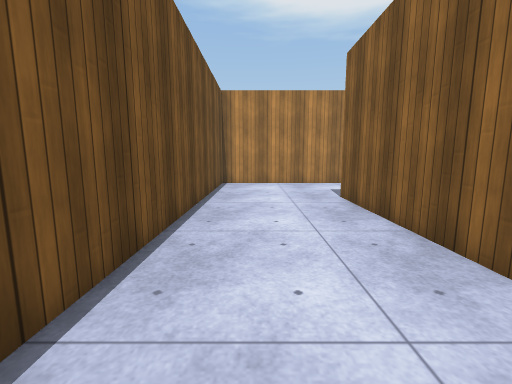
View 1 (above)

14 first-person views from a walk through a 3-D level made in the Unity game engine. The camera is 1.2 m above the floor, tilts 8° down and sees 90° across. The floor is counted in squares, 1 m on a side. Each view is taken from the middle of a square. On the plan, view 1 faces up. The plan holds only what a view shows up to about 12 squares ahead; the rest is blank. The place goes on beyond the plan. The player is left out. Surface patterns are stand-ins for the level's own textures.

View 2
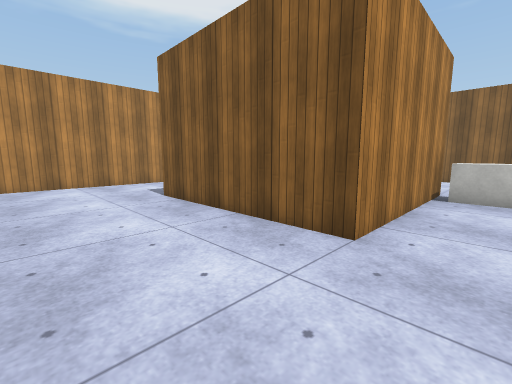

View 3
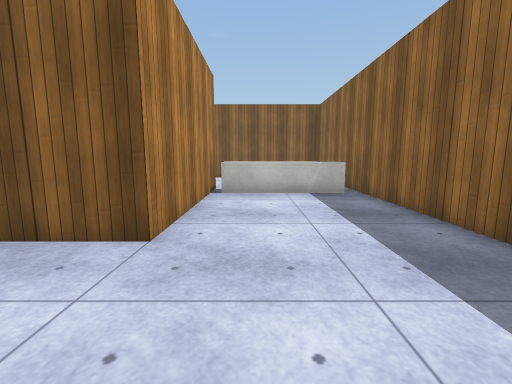

View 4
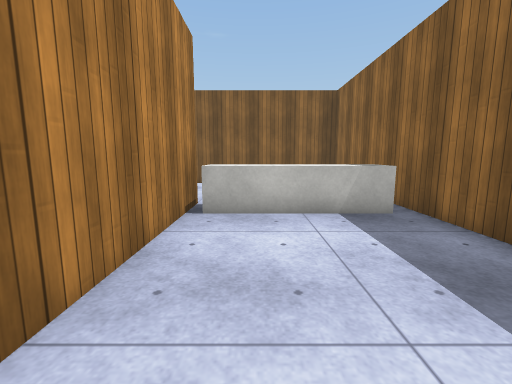

View 5
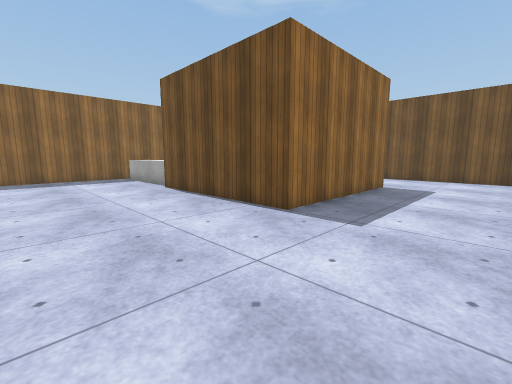

View 6
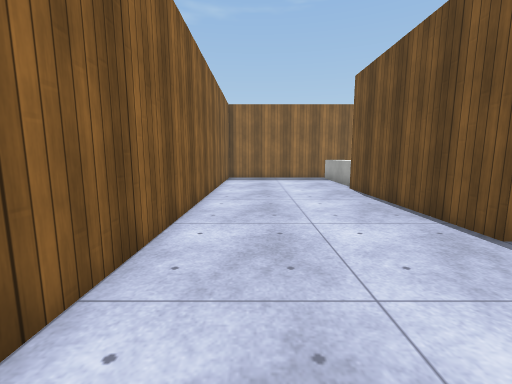

View 7
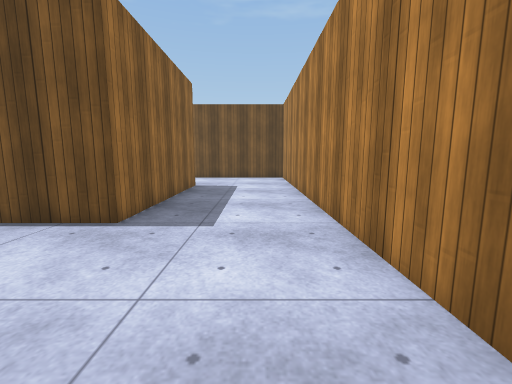

View 8
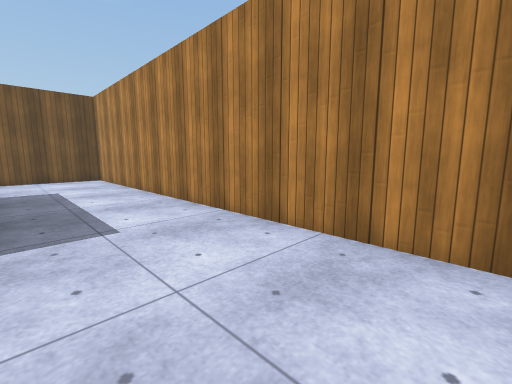

View 9
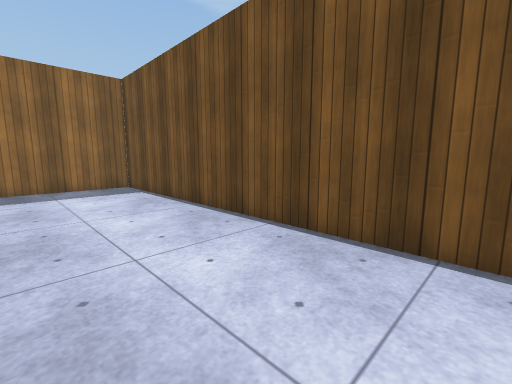

View 10
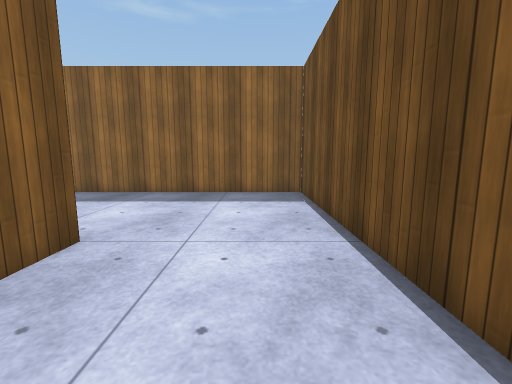

View 11
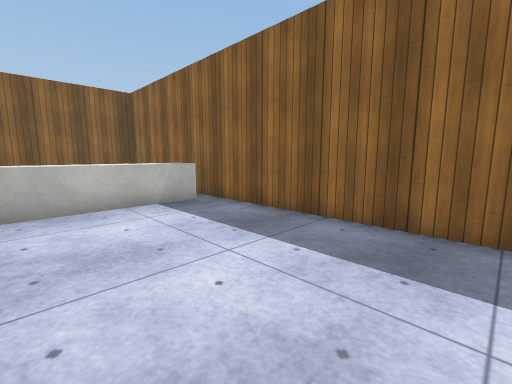

View 12
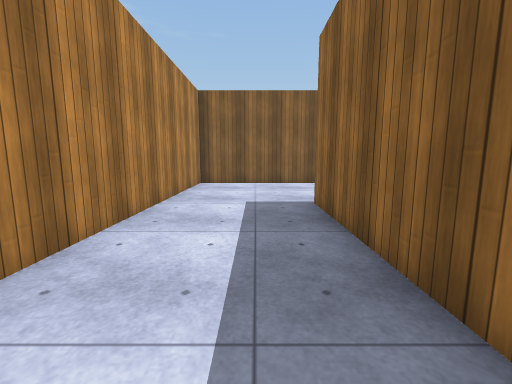

View 13
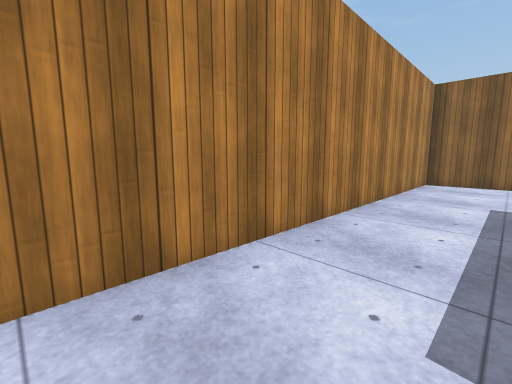

View 14
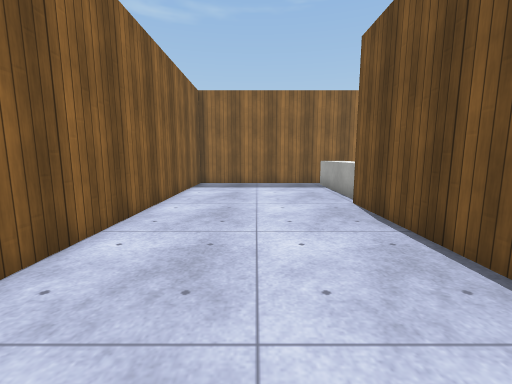

### Floor plan
Key: @ floor where view 1 was taken; # wall or solid block; x gap in a wall; . floor; ^ raised ledge.
Columns run from 2 left of view 1 to 14 right of it. Each row starts with its distance up from view 1.
 12 #################
 11 #...............#
 10 #...............#
  9 #...............#
  8 #...............#
  7 #....######.....#
  6 #....#    #.....#
  5 #....#    #.....#
  4 #....#    #.....#
  3 #....#    #.....#
  2 #....######.....#
  1 #........x^.....#
  0 #.@......^^.....#
 -1 #........^^.....#
 -2 #........^^.....#
 -3 #........x^.....#
 -4 #################

Positions as (right, up) in squares from view 1, and headings:
1: (0, 0), facing up
2: (-1, 0), facing up-right
3: (-1, 0), facing right
4: (2, 0), facing right
5: (13, 11), facing down-left
6: (12, 11), facing down
7: (13, 10), facing left
8: (13, 8), facing up-left
9: (2, 7), facing down-left
10: (0, 5), facing down
11: (1, 1), facing down-right
12: (2, 9), facing right
13: (1, 9), facing up-right
14: (11, 8), facing down
